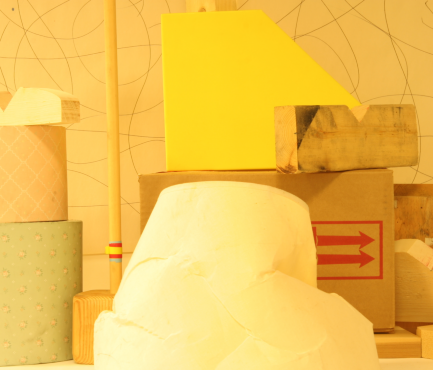
#> input picture Lampshade1/view1.png, 433 x 370 px
$ jupyter execute stereo_morph_ssd_lampshade.ipynb
#> lines starting #> are read from the running program, lines starting #| are printed output that depends on the picture
# Assignment 2: Morphological Edge detection with SSD template matching

## Finding Disparity Map

[cell 1]
import skimage.io as io
import numpy as np
import matplotlib.pyplot as plt
from tqdm import tqdm

[cell 2]
dmin = 260
dmax = 190
focal_length = 3740
baseline = 160

[cell 3]
img1 = io.imread('Lampshade1/view1.png', as_gray=True)
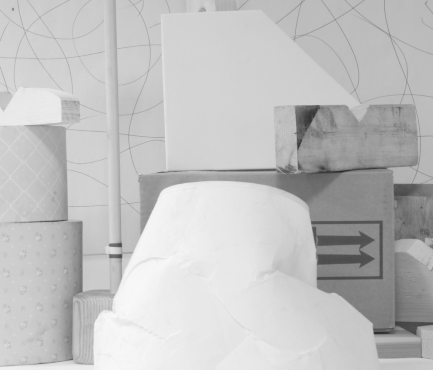
#> img1: shape (370, 433) float64; min 0.172, max 0.977, mean 0.76
img2 = io.imread('Lampshade1/view5.png', as_gray=True)
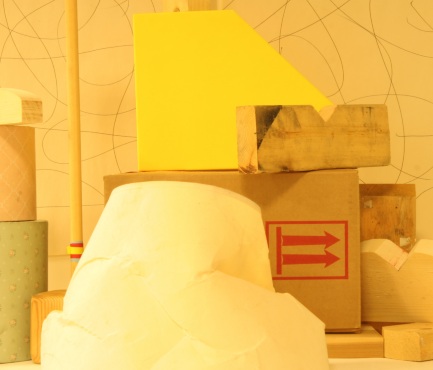
#> input picture Lampshade1/view5.png, 433 x 370 px
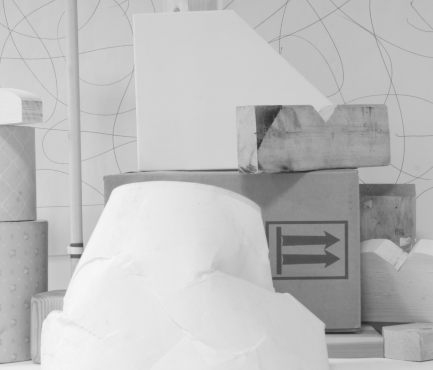
#> img2: shape (370, 433) float64; min 0.165, max 0.969, mean 0.743

gt_disp = io.imread('Lampshade1/disp1.png', as_gray=True)
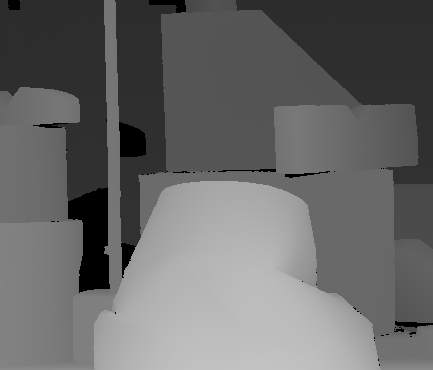
#> input picture Lampshade1/disp1.png, 433 x 370 px
#> gt_disp is the input picture: shape (370, 433); min 0, max 194, mean 104.3

# plot the images
plt.figure(figsize=(10, 10))
plt.subplot(1, 2, 1)
plt.imshow(img1, cmap='gray')
plt.title('View 1')
plt.axis('off')
plt.subplot(1, 2, 2)
plt.imshow(img2, cmap='gray')
plt.title('View 2')
plt.axis('off')
plt.show()

[cell 4]
# find edges using morphological operations
from skimage.filters import sobel
from skimage.morphology import dilation, erosion, disk
edges1 = sobel(img1)
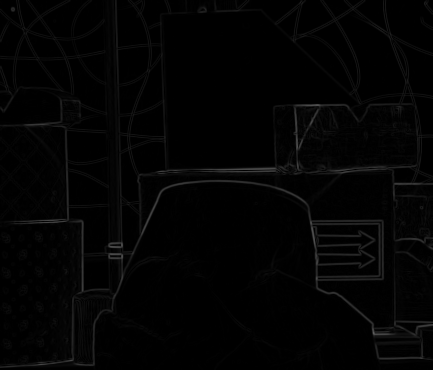
#> edges1: shape (370, 433) float64; min 0, max 0.362, mean 0.0146
edges2 = sobel(img2)
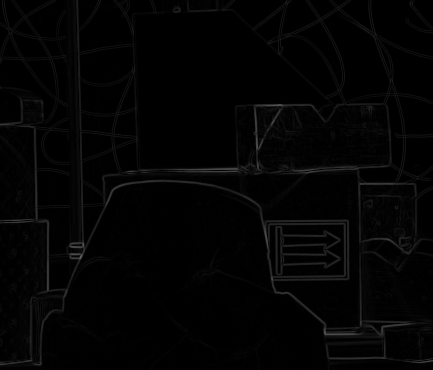
#> edges2: shape (370, 433) float64; min 0, max 0.393, mean 0.0153

edges1 = dilation(edges1, disk(1))
edges2 = dilation(edges2, disk(1))

edges1 = erosion(edges1, disk(1))
edges2 = erosion(edges2, disk(1))

plt.figure(figsize=(10, 10))
plt.subplot(1, 2, 1)
plt.imshow(edges1, cmap='gray')
plt.title('Edges of View 1')
plt.axis('off')
plt.subplot(1, 2, 2)
plt.imshow(edges2, cmap='gray')
plt.title('Edges of View 2')
plt.axis('off')
plt.show()
